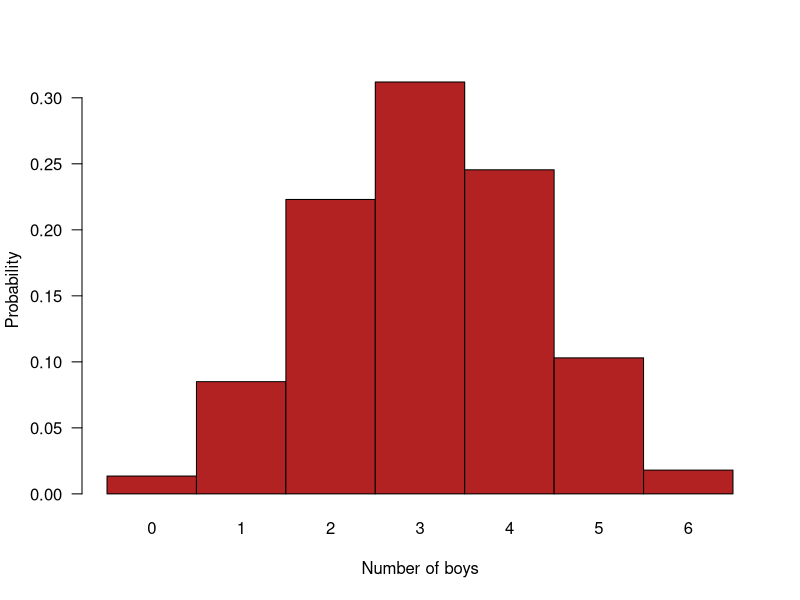
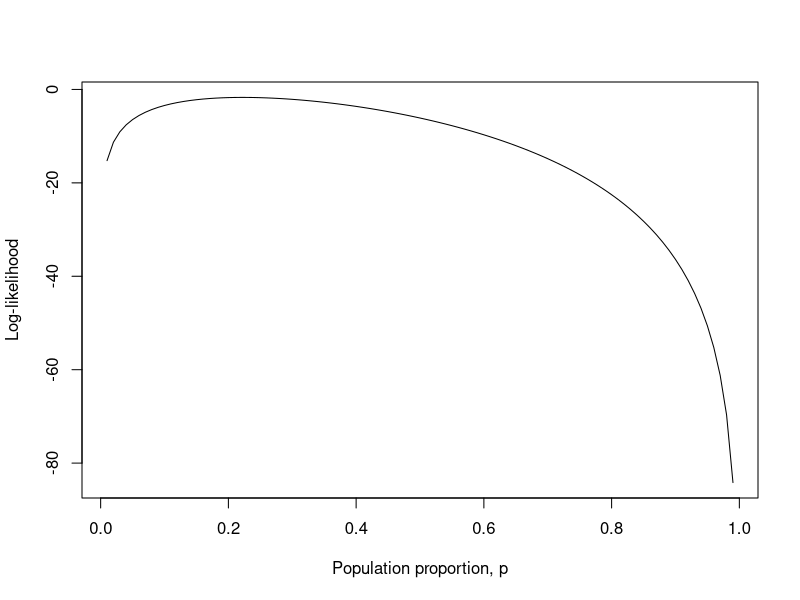

Reproduce these figures in R, in order.
## ---- chunk 1
dbinom(5, size=10, p=0.5)
## ---- chunk 2
dbinom(10, size=20, p=0.512)
## ---- chunk 3
z <- dbinom(0:6, size=6, p=0.512)
names(z) <- as.character(0:6)
barplot(z, space=0, ylab="Probability", col = "firebrick", las = 1, xlab = "Number of boys")
## ---- chunk 4

## ---- chunk 5
p <- seq(0.01, 0.99, by = 0.01)
## ---- chunk 6
loglike <- dbinom(6, size = 27, prob = p, log = TRUE)
## ---- chunk 7

plot(loglike ~ p, xlab="Population proportion, p", ylab="Log-likelihood", type="l")
